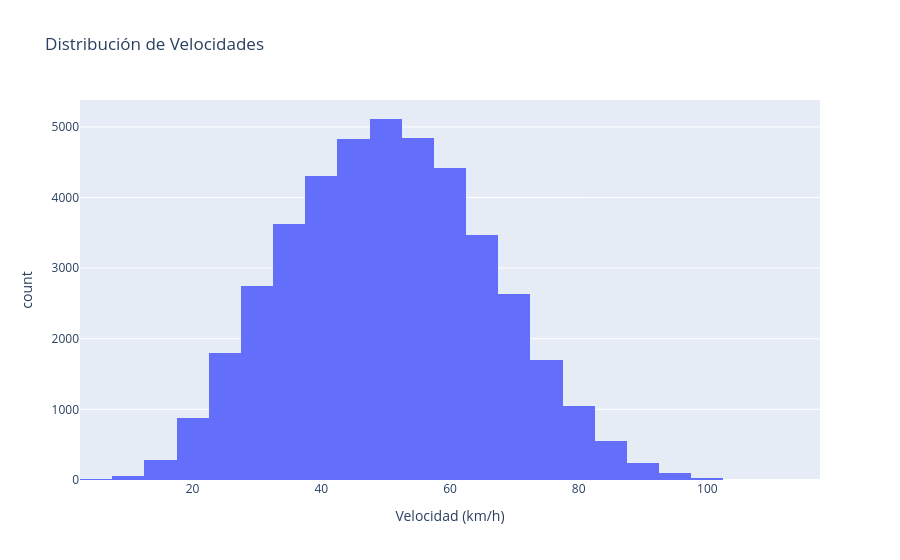

The notebook cell saved with this chart:
### Markdown cell above
## 6. Distribución por límite de velocidad

### Code cell
# Distribución de velocidades
fig = px.histogram(
    df,
    x="speed",
    nbins=30,
    title="Distribución de Velocidades",
    labels={
        "speed": "Velocidad (km/h)",
        "count": "Cantidad de Vehículos"
    }
)

fig.show()

### Figure 1 — Plotly figure (JSON) as saved in the notebook; plotly's stock layout.template omitted (floating-point values rounded to 4 significant figures; data arrays with more than 128 entries replaced by an {"elided": "..."} marker saying what was removed)
{"data": [{"bingroup": "x", "hovertemplate": "Velocidad (km/h)=%{x}<br>count=%{y}<extra></extra>", "legendgroup": "", "marker": {"color": "#636efa", "pattern": {"shape": ""}}, "name": "", "nbinsx": 30, "orientation": "v", "showlegend": false, "type": "histogram", "x": {"elided": "42681 float values"}, "xaxis": "x", "yaxis": "y"}], "layout": {"barmode": "relative", "legend": {"tracegroupgap": 0}, "title": {"text": "Distribución de Velocidades"}, "xaxis": {"anchor": "y", "domain": [0, 1], "title": {"text": "Velocidad (km/h)"}}, "yaxis": {"anchor": "x", "domain": [0, 1], "title": {"text": "count"}}}}
